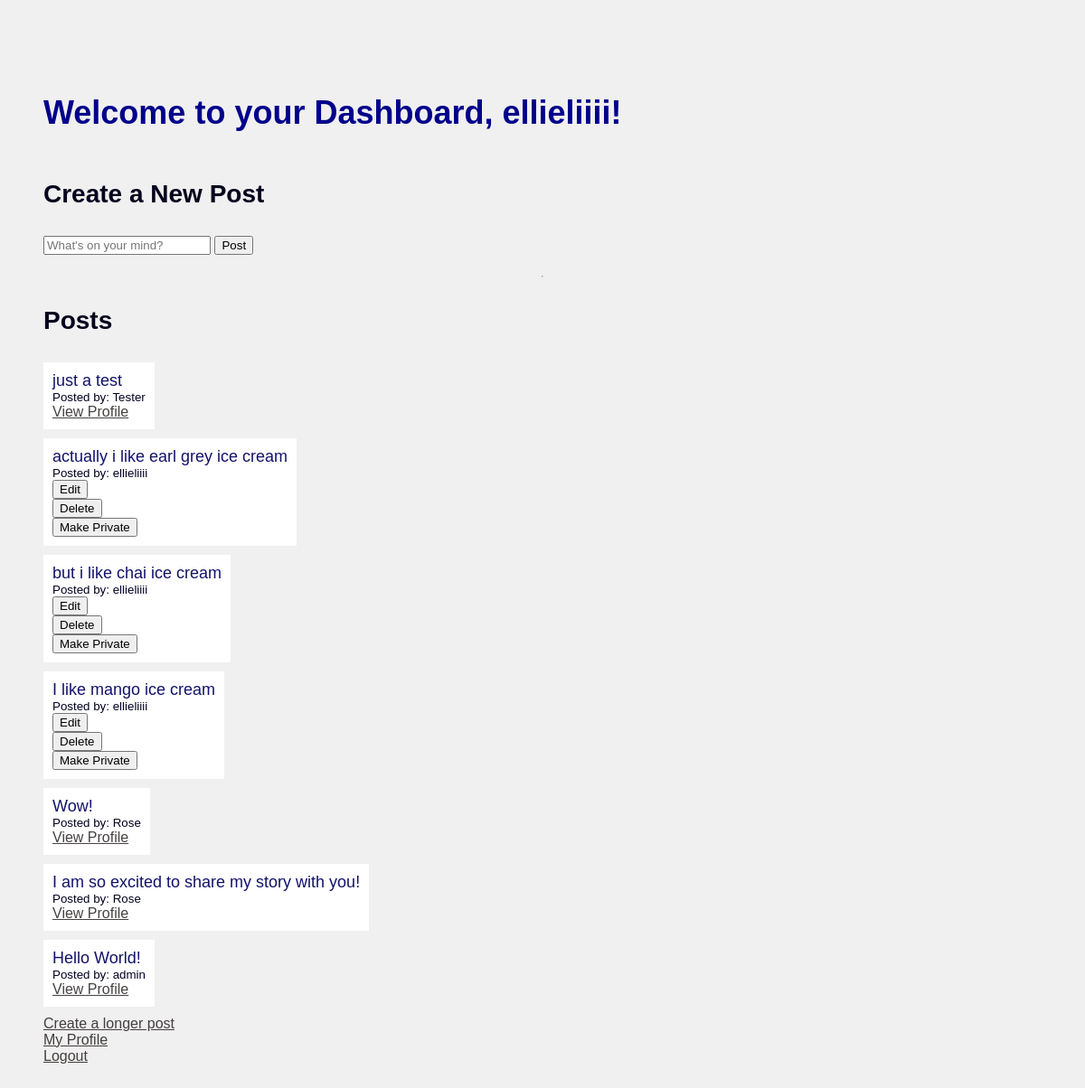
The page /dashboard (signed in) on the database its author committed.
### app.py (models this page shows)
class User(db.Model, UserMixin):
    id = db.Column(db.Integer, primary_key=True)
    username = db.Column(db.String(20), nullable=False, unique=True)
    password = db.Column(db.String(80), nullable=False)
    posts = db.relationship('Post', backref='author', lazy=True)
    fun_fact = db.Column(db.Text, default="Fun fact goes here")
    private_fun_fact = db.Column(db.Boolean, default=False)
    is_admin = db.Column(db.Boolean, default=False)

class Post(db.Model):
    id = db.Column(db.Integer, primary_key=True)
    content = db.Column(db.Text, nullable=False)
    user_id = db.Column(db.Integer, db.ForeignKey('user.id'), nullable=False)  # Reintroduced ForeignKey
    private = db.Column(db.Boolean, default=False)

### app.py (the view)
@app.route('/dashboard', methods=['GET', 'POST'])
@login_required
def dashboard():
    prefix = request.headers.get('X-Forwarded-Prefix', '').strip('/')
    print(prefix)
    form = PostForm()
    if form.validate_on_submit():
        new_post = Post(content=form.content.data, user_id=current_user.id)
        db.session.add(new_post)
        db.session.commit()
        dashboard_url = '/' + prefix + url_for('dashboard')
        return redirect(dashboard_url)
    posts = Post.query.order_by(Post.id.desc()).all()
    if current_user.is_admin:
        return render_template('admin_dashboard.html', form=form, posts=posts, prefix = prefix)
    else:
        return render_template('dashboard.html', form=form, posts=posts, prefix = prefix)

### app.py
class PostForm(FlaskForm):
    content = StringField(validators=[
                          InputRequired(), Length(min=1, max=280)], render_kw={"placeholder": "What's on your mind?"})
    submit = SubmitField('Post')

### app.py (called while the page is built)
@login_manager.user_loader
def load_user(user_id):
    return User.query.get(int(user_id))

### templates/dashboard.html (shortened to what this page needs)
<!DOCTYPE html>
<html>
<head>
    <link rel="stylesheet" type="text/css" href="{{ url_for('static', filename='style.css') }}">
</head>
<body>
    <div class="container">
        <h1>Welcome to your Dashboard, {{ current_user.username }}!</h1>
        <h2>Create a New Post</h2>
        <form method="POST" action="/{{prefix + url_for('dashboard') }}">
            {{ form.content }}
            {{ form.submit }}
        </form>
        <hr>
        <h2>Posts</h2>
        {% for post in posts %}
            {% if not post.private or current_user.id == post.author.id %}
                <div class="post">
                    <p>{{ post.content }}</p>
                    <small>Posted by: {{ post.author.username }}</small>
                    {% if current_user.id != post.author.id %}
                        <a href="/{{prefix + url_for('profile', user_id=post.author.id) }}">View Profile</a>
                    {% endif %}
                    {% if current_user.id == post.author.id %}
                        <form method="POST" action="/{{prefix + url_for('edit_post', post_id=post.id) }}">
                            <button type="submit">Edit</button>
                        </form>
                        <form method="POST" action="/{{prefix + url_for('delete_post', post_id=post.id) }}">
                            <button type="submit">Delete</button>
                        </form>
                        <form method="POST" action="/{{prefix + url_for('toggle_privacy', post_id=post.id) }}">
                            {% if post.private %}
                                <button type="submit">Make Public</button>
                            {% else %}
                                <button type="submit">Make Private</button>
                            {% endif %}
                        </form>
                    {% endif %}
                </div>
            {% endif %}
        {% endfor %}
        <a href="/{{prefix + url_for('create_longer_post') }}">Create a longer post</a>
        <a href="/{{prefix + url_for('profile', user_id=current_user.id) }}">My Profile</a>
        <a href="/{{prefix + url_for('logout') }}">Logout</a>
    </div>
</body>
</html>

### static/style.css (style rules this page uses)
body { background-color: #f0f0f0; color: rgba(255, 255, 255, 0.762); font-family: Arial, sans-serif; }
.container { display: flex; flex-direction: column; align-items: flex-start; justify-content: flex-start; height: 100vh; margin: 40px auto; padding: 40px; overflow-y: auto; }
h1 { font-size: 36px; text-align: center; margin-bottom: 30px; color: darkblue; }
h2 { font-size: 28px; text-align: left; margin-bottom: 30px; color: rgb(3, 3, 29); }
p { font-size: 18px; text-align: left; margin-bottom: 30px; color: rgb(19, 19, 107); }
form input { margin-bottom: 15px; }
.post { background-color: #ffffff; padding: 10px; margin-bottom: 10px; }
.post p { margin: 0; }
.post small { display: block; color: rgb(2, 2, 34); }
a { color: rgba(15, 7, 7, 0.762); }

### rows shown on the page
User: username "ellieliiii"
Post: content "just a test", author.username "Tester"
Post: content "actually i like earl grey ice cream", author.username "ellieliiii", private "Make Private"
Post: content "but i like chai ice cream", author.username "ellieliiii", private "Make Private"
Post: content "I like mango ice cream", author.username "ellieliiii", private "Make Private"
Post: content "Wow!", author.username "Rose"
Post: content "I am so excited to share my story with you!", author.username "Rose"
Post: content "Hello World!", author.username "admin"
